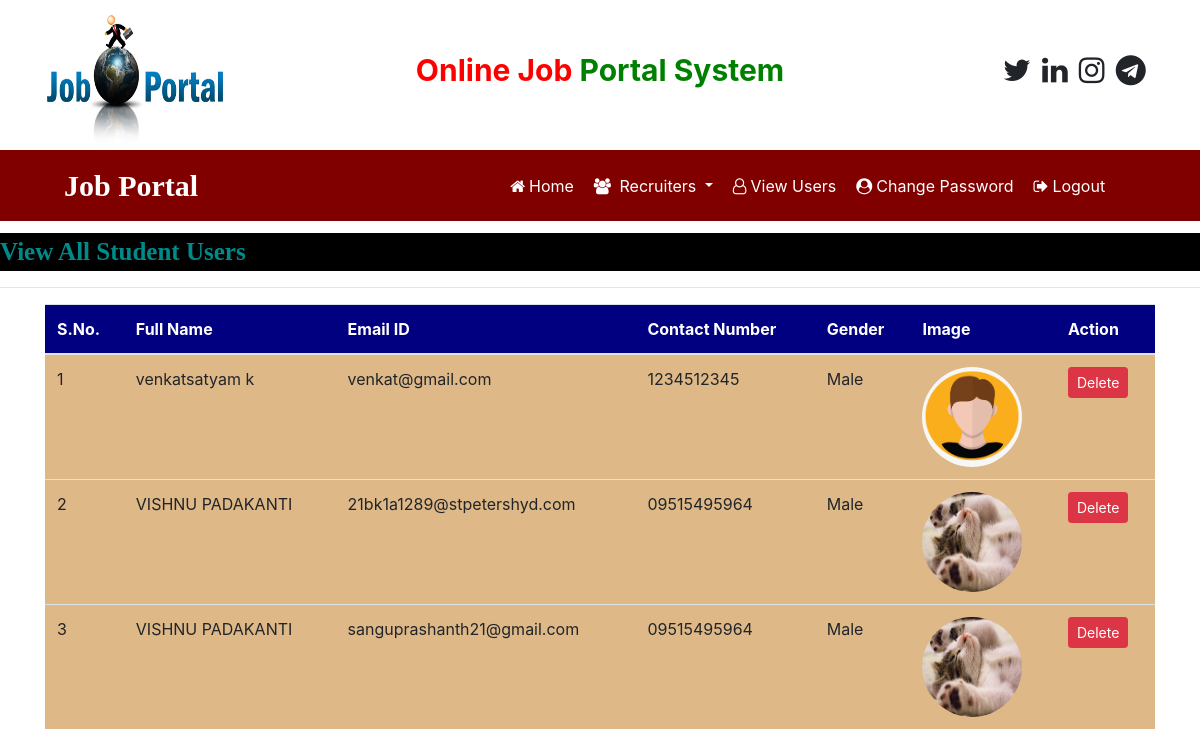
/view_users (signed in), run on the app's committed database.
### job/models.py (models this page shows, shortened)
class StudentUser(models.Model):
    user = models.ForeignKey(User, on_delete=models.CASCADE)
    mobile = models.CharField(max_length=15, null=True )
    image = models.FileField( null=True )
    gender = models.CharField(max_length=10, null=True )
    type = models.CharField(max_length=15, null=True )

### job/views.py (the view)
# urls.py: path('view_users',view_users,name="view_users"),
def view_users(request):
    if not request.user.is_authenticated:
        return redirect('admin_login')
    data = StudentUser.objects.all()
    d = {'data':data}
    return render(request, 'view_users.html',d)

### job/templates/view_users.html
{% load static %}
{% block body %}
{% include 'admin_navigation.html' %}
<marquee style="font-family: 'Monotype Corsiva'; font-size: 25px; color: darkcyan; background-color: black; font-weight: bold; margin-top: 1%;">
    View All Student Users
</marquee>
<hr>
<div class="container">
<table class="table table-hover" id="example">
    <thead>
        <tr style="background-color: #000080; color:white;">
            <th>S.No.</th>
            <th>Full Name</th>
            <th>Email ID</th>
            <th>Contact Number</th>
            <th>Gender</th>
            <th>Image</th>
            <th>Action</th>
        </tr>
    </thead>
    <tbody>
        {% for i in data %}
        <tr style="background-color: #deb887;">
            <td>{{forloop.counter}}</td>
            <td>{{i.user.first_name}} {{i.user.last_name}}</td>
            <td>{{i.user.username}}</td>
            <td>{{i.mobile}}</td>
            <td>{{i.gender}}</td>
            <td><img src=" {{i.image.url}}" style="width:100px; height:100px; border-radius: 50%;" ></td>
            <td><a href="{% url 'delete_user' i.user.id %}" class="btn btn-danger btn-sm" onclick="return confirm('Are You Sure?')" >Delete</a> </td>
        </tr>
        {% endfor %}
    </tbody>
</table>
</div>
{% endblock %}

### job/templates/admin_navigation.html (shortened to what this page needs)
<!DOCTYPE html>
<html>
    <head>
        {% load static %}
  <link rel="stylesheet" href="https://cdn.jsdelivr.net/npm/bootstrap@4.6.2/dist/css/bootstrap.min.css">
  <link rel="stylesheet" href="https://cdnjs.cloudflare.com/ajax/libs/font-awesome/4.7.0/css/font-awesome.min.css">
<link rel="stylesheet" href="https://cdn.datatables.net/2.0.3/css/dataTables.dataTables.css">
<link rel="stylesheet" href="https://cdn.datatables.net/buttons/3.0.1/css/buttons.dataTables.css">
</head>
    <body>
        <div class="container">
            <div class="row">
                <div class="col-sm-3">
                    <img src="{% static 'images/job1.png' %}" style="width:180px ;height:150px";>
                </div>
                <div class="col-sm-6 mt-5 text-center">
                    <span style="font-weight: bold; font-size: 30px; ">
                        <span style="color:red">Online Job</span>
                        <span style="color:green">Portal System</span>
                    </span>
                </div>
                <div class="col-sm-3 mt-5" style="padding-left: 10%">
                    <span style="font-weight: bold; font-size:30px";>
                       <span>  <i class="fa fa-twitter pl-1"></i> </span>
                       <span>  <i class="fa fa-linkedin pl-1"></i> </span>
                       <span>  <i class="fa fa-instagram pl-1"></i> </span>
                       <span>  <i class="fa fa-telegram pl-1"></i> </span>
                    </span>
                </div>
            </div>
        </div>
        <nav class="navbar navbar-expand-sm" style="background-color: maroon;">
            <a class="navbar-brand text-white  pl-5 font-weight-bold " style="font-family: 'Monotype Corsiva'; font-size: 30px;">Job Portal</a>
            <ul class="navbar-nav">
                <li class="nav-item">
                    <a class="nav-link" href="{% url 'admin_home' %}" style="margin-left: 288px;"><i class="fa fa-home mr-1"></i>Home</a>
                </li>
                <li class="nav-item dropdown" >
                    <a class="nav-link dropdown-toggle" href="#" data-toggle="dropdown" ><i class="fa fa-users mr-1"></i> Recruiters </a>
                </li>
                <li class="nav-item">
                    <a class="nav-link" href="{% url 'view_users' %}"><i class="fa fa-user-o mr-1"></i>View Users</a>
                </li>
                <li class="nav-item">
                    <a class="nav-link" href="{% url 'change_passwordadmin' %}"><i class="fa fa-user-circle mr-1"></i>Change Password</a>
                </li>
                <li class="nav-item">
                    <a class="nav-link" href="{% url 'Logout' %}"><i class="fa fa-sign-out mr-1"></i>Logout</a>
                </li>
            </ul>
        </nav>
    </body>
</html>

### job/templates/admin_navigation.html (style rules this page uses)
.nav-link { color:white !important; margin-right:4px; }

### data on the page
StudentUser: user.first_name "venkatsatyam", user.last_name "k", user.username "venkat@gmail.com", mobile "1234512345", gender "Male", image (picture)
StudentUser: user.first_name "VISHNU", user.last_name "PADAKANTI", user.username "21bk1a1289@stpetershyd.com", mobile "09515495964", gender "Male", image (picture)
StudentUser: user.first_name "VISHNU", user.last_name "PADAKANTI", user.username "sanguprashanth21@gmail.com", mobile "09515495964", gender "Male", image (picture)
